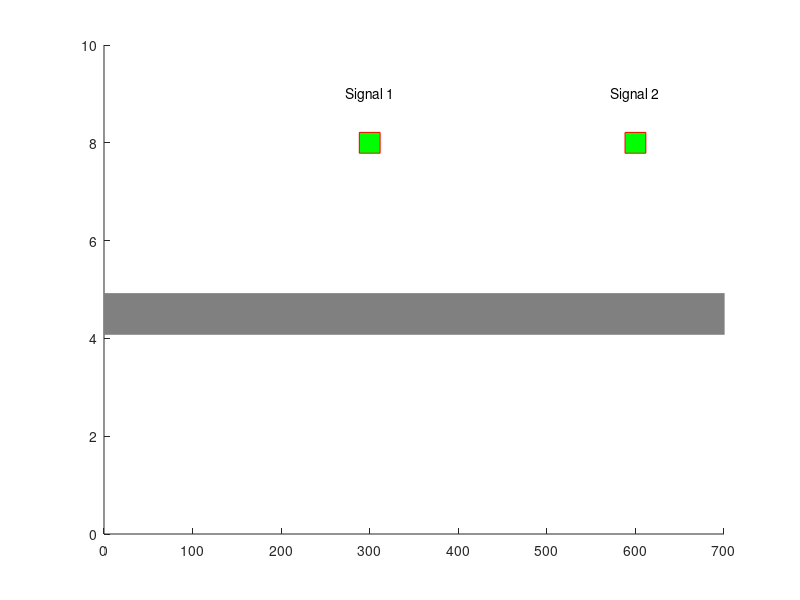

Write the MATLAB code that produced this figure. (Note: this script raises an error after producing the figure.)
close all

% Simulation timing parameters
simulation_duration = 600;  % Total simulation time in seconds
car_spawn_interval = 10;    % Time between car spawns in seconds
dt = 0.5;                  % Time step for simulation

% Calculate maximum number of cars based on simulation parameters
max_cars = ceil(simulation_duration / car_spawn_interval);  % Maximum number of cars that can spawn in the simulation

% Initialize car tracking
cars = struct('X', {}, 'V', {}, 'A', {}, 'active', {});
next_car_id = 1;

% Visualizations
f = figure;
set(f, 'position', [400,400,800,400]);
axis([0 700  0 10])
hold on
Y = zeros(max_cars, 1) + 5;  % Initialize Y positions for all possible cars

% Road
p_road = plot([0 1000], [4.5 4.5], 'LineWidth', 30, 'color', [0.5, 0.5, 0.5]);

% Traffic signals
p_signal1 = plot(300, 8, 'sr', 'MarkerSize', 15, 'MarkerFaceColor', 'r');  % Red signal at x=300
p_signal2 = plot(600, 8, 'sr', 'MarkerSize', 15, 'MarkerFaceColor', 'r');  % Red signal at x=600
text(300, 9, 'Signal 1', 'HorizontalAlignment', 'center');
text(600, 9, 'Signal 2', 'HorizontalAlignment', 'center');

% Initialize plot for cars
p = plot(zeros(max_cars, 1), Y, 'sr', 'MarkerSize', 10, 'MarkerFaceColor', [0.5, 0.1, 1]);

CarData = {};
GreenTimes1 = [];
GreenTimes2 = [];
last_signal1_state = "";
last_signal2_state = "";

% Convert simulation time to steps
total_steps = ceil(simulation_duration / dt);

for t = 1:total_steps
    current_time = t * dt;
    pause(0.01);

    % Spawn new car if it's time
    if mod(current_time, car_spawn_interval) < dt && length(cars) < max_cars
        new_car = struct('X', 0, 'V', 0, 'A', 0, 'active', true);
        cars(next_car_id) = new_car;
        next_car_id = next_car_id + 1;
    end

    % Traffic signal logic
    cycle_length = 45; % total cycle duration in seconds
    red_duration = 20;  % red duration in seconds
    yellow_duration = 5; % yellow duration in seconds
    green_duration = 20; % green duration in seconds

    % Calculate signal states ONCE
    time_in_cycle = mod(current_time, cycle_length);
    if time_in_cycle < green_duration
        signal1_state = "green";
    elseif time_in_cycle < green_duration + yellow_duration
        signal1_state = "yellow";
    else
        signal1_state = "red";
    end
    signal2_state = signal1_state;

    % Record green transitions for plotting
    if ~strcmp(signal1_state, last_signal1_state) && strcmp(signal1_state, 'green')
        GreenTimes1(end+1) = current_time;
    end
    if ~strcmp(signal2_state, last_signal2_state) && strcmp(signal2_state, 'green')
        GreenTimes2(end+1) = current_time;
    end
    last_signal1_state = signal1_state;
    last_signal2_state = signal2_state;

    % Car logic
    active_cars = find([cars.active]);
    for n = active_cars
        stop_positions = [];
        stop_velocities = [];
        % Check signal 1
        if cars(n).X < 300 && (strcmp(signal1_state, 'red') || strcmp(signal1_state, 'yellow'))
            stop_positions(end+1) = 300;
            stop_velocities(end+1) = 0;
        end
        % Check signal 2
        if cars(n).X < 600 && (strcmp(signal2_state, 'red') || strcmp(signal2_state, 'yellow'))
            stop_positions(end+1) = 600;
            stop_velocities(end+1) = 0;
        end

        if ~isempty(stop_positions)
            % Stop for the nearest signal ahead
            [min_pos, idx] = min(stop_positions);
            cars(n).A = IDM(cars(n).X, cars(n).V, min_pos, stop_velocities(idx));
        elseif n == active_cars(1)
            % Lead car, no car in front
            cars(n).A = IDM(cars(n).X, cars(n).V, cars(n).X+1000, 20);
        else
            % Follow the car in front
            prev_car_idx = active_cars(find(active_cars == n) - 1);
            cars(n).A = IDM(cars(n).X, cars(n).V, cars(prev_car_idx).X, cars(prev_car_idx).V);
        end
    end

    % Set signal colors
    state_to_color = struct('red', 'r', 'yellow', 'y', 'green', 'g');
    set(p_signal1, 'MarkerFaceColor', state_to_color.(signal1_state));
    set(p_signal2, 'MarkerFaceColor', state_to_color.(signal2_state));

    % Update positions and velocities
    X_plot = [];
    V_plot = [];
    A_plot = [];
    for n = active_cars
        if cars(n).X > 1000
            cars(n).active = false;
            continue;
        end
        cars(n).X = cars(n).X + cars(n).V * dt + 0.5 * cars(n).A * dt^2;
        cars(n).V = cars(n).V + cars(n).A * dt;
        cars(n).V = max(cars(n).V, 0);
        cars(n).A = min(max(cars(n).A, -8), 2);
        if cars(n).X >= 0 && cars(n).X <= 1000 && cars(n).active
            X_plot(end+1) = cars(n).X;
            V_plot(end+1) = cars(n).V;
            A_plot(end+1) = cars(n).A;
        end
    end
    delete(p);
    CarData{end+1} = [current_time, X_plot, V_plot, A_plot];
    p = plot(X_plot, ones(size(X_plot))*5, 'sr', 'MarkerSize', 10, 'MarkerFaceColor', [0.5, 0.1, 1]);
end

%% Align variable-length CarData into matrices for plotting
numSteps = length(CarData);
maxCars = max(cellfun(@(c) size(c,2), CarData)) - 1;
PosData = NaN(numSteps, maxCars);
VelData = NaN(numSteps, maxCars);
AccData = NaN(numSteps, maxCars);
TimeVec = zeros(numSteps,1);
for i = 1:numSteps
    entry = CarData{i};
    TimeVec(i) = entry(1);
    nCars = (size(entry,2)-1)/3;
    if nCars > 0
        PosData(i,1:nCars) = entry(2:1+nCars);
        VelData(i,1:nCars) = entry(2+nCars:1+2*nCars);
        AccData(i,1:nCars) = entry(2+2*nCars:end);
    end
end

f2 = figure;
plot(TimeVec, PosData);
title('Car Positions Over Time');
xlabel('Time'); ylabel('Position');
hold on
% Signal change (plot actual green transitions)
for k = 1:length(GreenTimes1)
    plot([GreenTimes1(k), GreenTimes1(k)], [0, 1200], '--g', 'LineWidth', 1);
end
for k = 1:length(GreenTimes2)
    plot([GreenTimes2(k), GreenTimes2(k)], [0, 1200], '--g', 'LineWidth', 1);
end
% Add vertical lines for signal positions
plot(xlim, [300, 300], ':k', 'LineWidth', 1);
plot(xlim, [600, 600], ':k', 'LineWidth', 1);
legend('Cars', 'Signal 1 → Green', 'Signal 2 → Green', 'Signal 1 Pos', 'Signal 2 Pos', 'Location', 'southeast');
ylim([0 1200]);
grid on;

f3 = figure;
plot(TimeVec, VelData);
title('Car Velocities Over Time');
xlabel('Time'); ylabel('Velocity');

f4 = figure;
plot(TimeVec, AccData);
title('Car Accelerations Over Time');
xlabel('Time'); ylabel('Acceleration');

%%Fuel consumption
% Extract velocity and acceleration from CarData
timeVec = TimeVec;
velData = VelData;
accData = AccData;

% Preallocate fuel consumption matrix
FuelData = zeros(size(velData));  % mL/s per car per time step

% Constants
b0 = 0.156;  b1 = 2.450e-2;  b2 = -7.415e-4;  b3 = 5.975e-5;
c0 = 0.07224; c1 = 9.681e-2; c2 = 1.075e-3;

% Calculate fuel for each car at each timestep
for t = 1:length(timeVec)
    for car = 1:maxCars
        v = velData(t, car);
        a = accData(t, car);
        if isnan(v) || isnan(a)
            continue; % skip if car does not exist at this time
        end
        u_bar = max(a, 0);  % only count positive acceleration

        fc = b0 + b1*v + b2*v^2 + b3*v^3 + ...
             u_bar * (c0 + c1*v + c2*v^2);
        FuelData(t, car) = fc;
    end
end
FuelData(isnan(FuelData)) = 0;

f5 = figure;
plot(timeVec, FuelData(:,1:maxCars));
title('Fuel Consumption Over Time');
xlabel('Time (s)');
ylabel('Fuel Consumption (mL/s)');
legend(arrayfun(@(n) sprintf('Car %d', n), 1:maxCars, 'UniformOutput', false));
grid on;

TotalFuelPerCar = sum(FuelData, 1) * dt;
validCars = TotalFuelPerCar > 0;
f6 = figure;
bar(find(validCars), TotalFuelPerCar(validCars));
title('Total Fuel Consumed Per Car');
xlabel('Car Index');
ylabel('Total Fuel (mL)');
grid on;

% --- Per-Minute Average Velocity and Idling Time Plots ---
num_minutes = simulation_duration / 60;

% For each car, find its column in VelData/AccData
num_actual_cars = size(VelData,2);
car_indices = 1:num_actual_cars;
car_spawn_times = car_spawn_times(1:num_actual_cars);
car_spawn_minute = car_spawn_minute(1:num_actual_cars);

avgVel_per_minute = NaN(1, num_minutes);
idleTime_per_minute = NaN(1, num_minutes);
for m = 1:num_minutes
    cars_in_minute = car_indices(car_spawn_minute == m);
    vel_vals = [];
    idle_vals = [];
    for c = cars_in_minute
        v = VelData(:,c);
        v = v(~isnan(v));
        if isempty(v), continue; end
        vel_vals(end+1) = mean(v);
        idle_vals(end+1) = sum(v < 0.1) * dt;
    end
    if ~isempty(vel_vals)
        avgVel_per_minute(m) = mean(vel_vals);
        idleTime_per_minute(m) = mean(idle_vals);
    end
end

q = 60 / car_spawn_interval;

f7 = figure;
bar(1:num_minutes, avgVel_per_minute, 0.5);
title(['Average Velocity per Minute (q = ' num2str(q) ' cars/min)']);
xlabel('Minute Index');
ylabel('Average Velocity (m/s)');
grid on;

f8 = figure;
bar(1:num_minutes, idleTime_per_minute, 0.5);
title(['Average Idling Time per Minute (q = ' num2str(q) ' cars/min)']);
xlabel('Minute Index');
ylabel('Average Idling Time (s)');
grid on;
